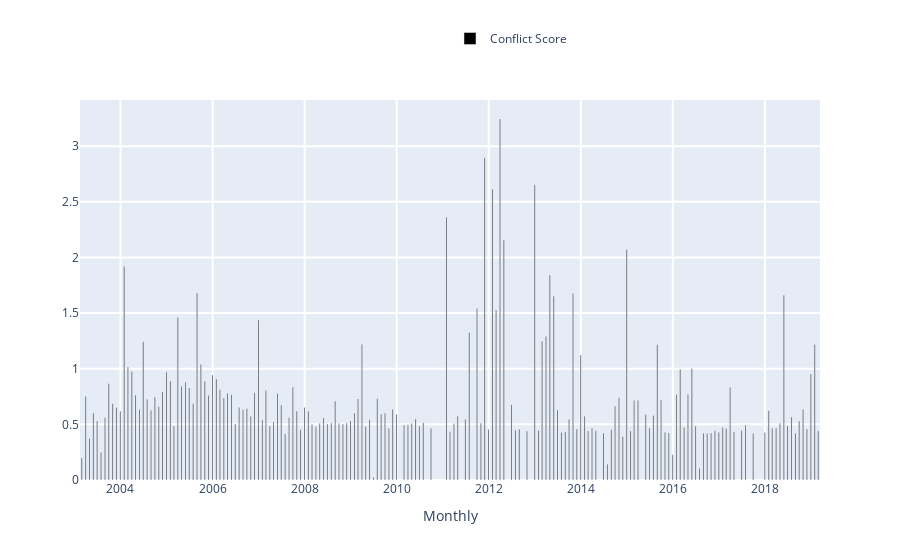

Notebook code for this chart:
### Markdown cell above
### <span style="color:green"> TRY YOURSELF! THIS IS WHAT WILL HAPPEN WHEN YOU CLICK 'Refresh Editor's Conflicts' Button </span>

### Code cell
### ------------------------------------------------------------------------------------------ ###
### TRY YOURSELF! THIS IS WHAT WILL HAPPEN WHEN YOU CLICK 'Refresh Editor's Conflicts' BUTTON  ###
### ------------------------------------------------------------------------------------------ ###

## This is the page you used and the editor you select in the above grid. ##
print('The page that is being used:', the_page['title'], f'({lng_selected.upper()})')
print('Selected editor:', editor_info['name'])

## Interactive evolution of conflict score of this editor, using ConflictListner, more details see ##
## https://github.com/gesiscss/wikiwho_demo/blob/master/visualization/conflicts_listener.py        ##

# Create a ConflictListener instance.
conflicts_cal_listener = ConflictsListener(total_actions)

# Print conflict score.
conflictscore = total_actions['conflict'].sum() / total_actions['elegibles'].sum()
print('Editor conflict score:', conflictscore)

# Try yourself by coding!
begin_date = date(2002, 3, 1)
end_date = date(2019, 6, 1)
frequency = 'Monthly' # 'Monthly', 'Yearly'

# The metrics we need:
# ['Total', 'Total_surv_48h', 'Total_persistent', 'Total_stopword_count',
#  'Total Elegible Actions', 'Number of Conflicts','Conflict Score',
#  'Absolute Conflict Score', 'Conflict Ratio', ('None')]
# Note: only 'red_line' has 'None' option.
black_line = 'Conflict Score'
red_line = 'None'

print('Time range from', begin_date.strftime("%Y-%m-%d"), 'to', end_date.strftime("%Y-%m-%d"))

conflicts_cal_listener.listen(
    _range1 = begin_date,
    _range2 = end_date,
    granularity = frequency,
    black = black_line,
    red = red_line
)

### Figure 1 — Plotly figure (JSON) as saved in the notebook; plotly's stock layout.template omitted (floating-point values rounded to 4 significant figures; data arrays with more than 128 entries replaced by an {"elided": "..."} marker saying what was removed)
{"data": [{"marker": {"color": "rgba(0, 0, 0, 1)"}, "name": "Conflict Score", "type": "bar", "x": {"elided": "178 str values"}, "y": {"elided": "178 float values"}}], "layout": {"bargap": 0.75, "barmode": "group", "hovermode": "closest", "legend": {"x": 0.5, "y": 1.2}, "showlegend": true, "xaxis": {"gridwidth": 2, "ticklen": 5, "title": {"text": "Monthly"}, "zeroline": true}, "yaxis": {"gridwidth": 2, "ticklen": 5}}}
